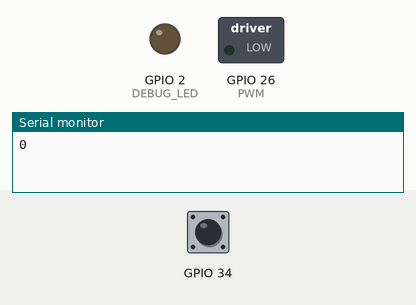
Simulated run of this sketch. Board: ESP32. Shown: switched loads named in the sketch (green lamp = pin HIGH), output pins drawn as LEDs (lit = HIGH), the last lines printed to the serial monitor. Inputs (shaded band) come from the test bench; at power-on: GPIO 34 LOW. Pins used as bus, display or sensor lines are not drawn.

Above: at 1.2 s.
1.3 s: GPIO 34 pulsed HIGH 2 times (0.12 s each, 0.3 s apart)
At 1.8 s:
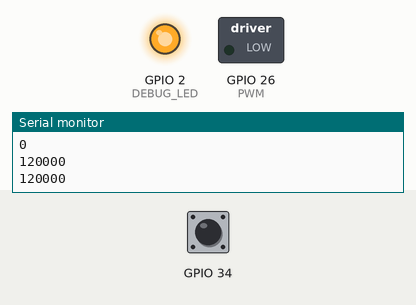
Timing chart, 0 to 4.3 s (numbered marks = the images above; inputs shaded):
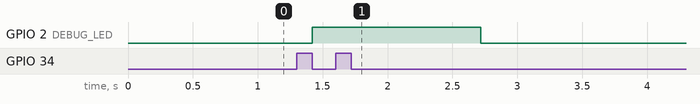

The sketch:

robot.ino
```cpp
#include <analogWrite.h>
#include <iostream>
#include <string>
#include <sstream>

#define PWM 26
#define C1 27
#define C2 14
#define DEBUG_LED 2

const int freq = 50;
const int ledChannel = 0;
const int resolution = 10;

void setup() {
	pinMode(PWM, OUTPUT);
	pinMode(C1, OUTPUT);
	pinMode(C2, OUTPUT);

	pinMode(DEBUG_LED, OUTPUT);
	Serial.begin(115200);

	ledcSetup(ledChannel, freq, resolution);

	ledcAttachPin(DEBUG_LED, ledChannel);
	ledcAttachPin(C1, ledChannel);

	int brightness = 0;
	int fadeAmount = 5;
}
void loop()
{
	auto res = pulseIn(34, true);
	Serial.println(res);
	ledcWrite(ledChannel, res);

}
```

Measured:
- after the input at 1.3 s, GPIO 2 (DEBUG_LED): LOW → HIGH after 0.12 s, → LOW 1.3 s later
